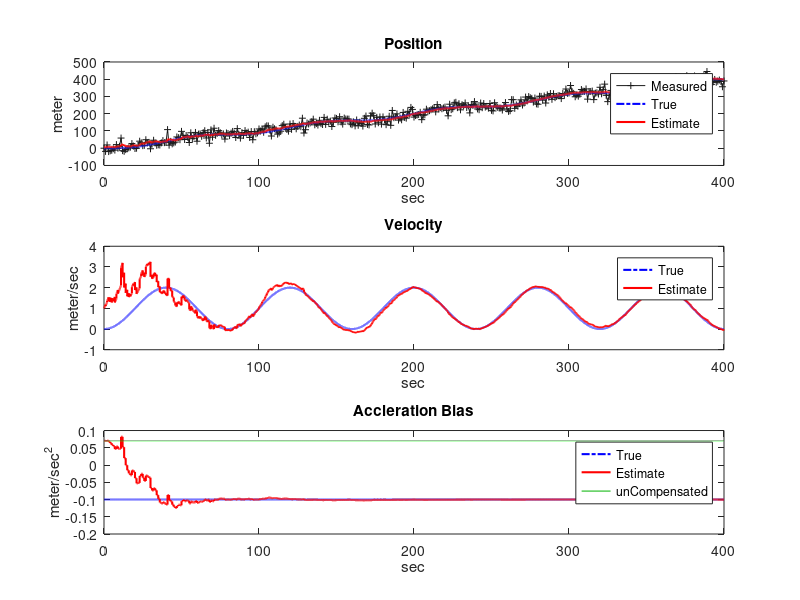
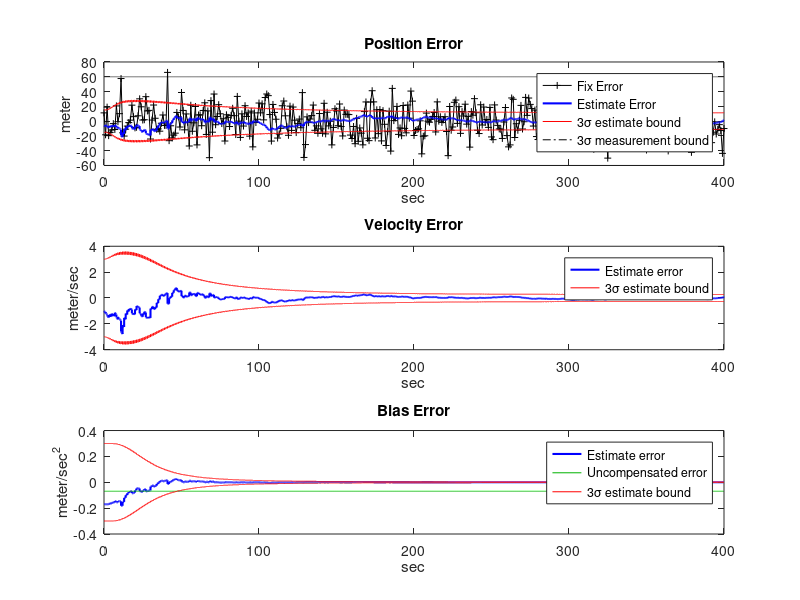
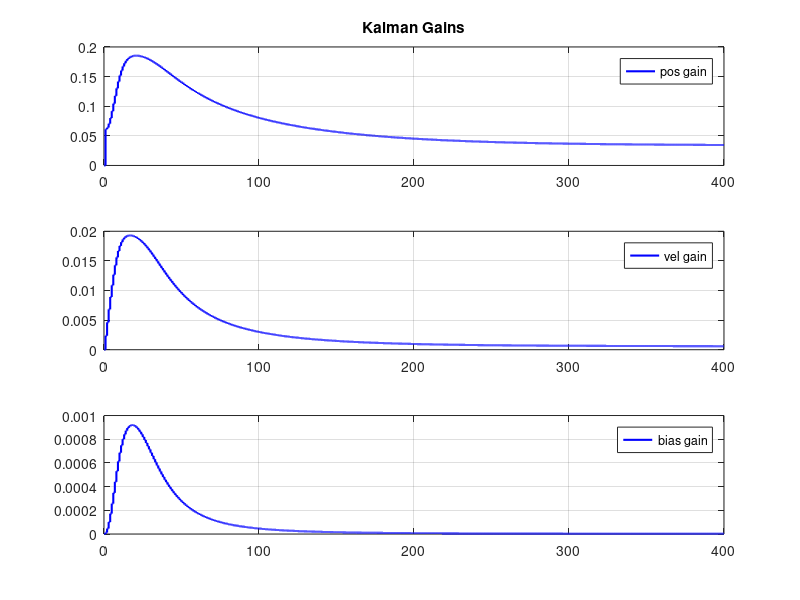

Source code (MATLAB) for these figures, in order:
clear;clc;close all

% 1D Position Estimate KF example
% v1 by Binh Bui, 5/16/2017
% Copyright (C) 2017 Binh Bui
% This program is for educational purpose only. 

% made some edits here 

% seed
%%rng(100)

% a bug is found!

%% run time
% duration of simulation (sec)
duration = 400;

% time step
dt = .01;
% time vector
t = 0:dt:duration;
n = length(t);

% measurement update interval
updateTime = 1;

%% Linear discrete model setup
A = [1 dt .5*dt^2; 
    0 1 dt; 
    0 0 1];
B = [.5*dt^2 dt 0]';
C = [ 1 0 -.5*dt^2];

%% set up noise parameters

% Noise specification
sigmaMeasureNoise = 20; % position measurement noise (meter)
sigmaAccelNoise = .1; % acceleration noise (m/sec^2)

% Noise Covariance Matrix
Q = B*sigmaAccelNoise^2*B';
% Measurement Error Matrix
R = sigmaMeasureNoise^2; 

% Initial Covariance Matrix
P = diag( [5 1 .1] ).^2

%% Problem initialization

% True States
xTrue = zeros(3,n);
xTrue(:,1) = [0;0;0];
yTrue = zeros(1,n);
yTrue(1) = C*xTrue(:,1);

% Estimated states
xHat = zeros(3,n);
% Initial estimate
xHat(:,1) = [6;1;0.07];
yHat = zeros(1,n);

% Uncorrected states
xUnbound = zeros(3,n);
xUnbound (:,1) = xHat(:,1);

% Accelerometer input vector;
omega = (2*pi)/(duration/5); % frequency of input (arbitrary)
uTrue = 1*sin(omega.*t)*omega; % clean input signal (arbitrary)
constantBias = .1; % bias of the accelerometer 
% add random noise and bias to the input
uNoisy = uTrue+sigmaAccelNoise*randn(1,n)+constantBias; % Noisy input

% Measurement Noise vector
MeasurementNoise = sigmaMeasureNoise*randn(1,n); % measurement noise
yMeasure = zeros(1,n);

% Predefined arrays to store measurements
yFix = []; yFix = [yFix 0];
yFixErr = [];yFixErr = [yFixErr MeasurementNoise(1)];
tFix = []; tFix = [tFix 0];

% std deviation vector initialization
sigma.pos = zeros(1,n);
sigma.pos(1) = sqrt(P(1,1));
sigma.vel = zeros(1,n);
sigma.vel(1) = sqrt(P(2,2));
sigma.bias = zeros(1,n);
sigma.bias(1) = sqrt(P(3,3));
% Error vectors vector initialization
error.pos = zeros(1,n);
error.pos(1) = xTrue(1) - xHat(1);
error.vel = zeros(1,n);
error.vel(1) = xTrue(2) - xHat(2);
error.bias = zeros(1,n);
error.bias(1) = xTrue(3) - xHat(3);

% gain vector initialization
gainStore = zeros(3,n); % store gain value

%% Run KF Simulation

for k =2:n
    % Truth model
    % Truth state propagation
    xTrue(:,k) = A*xTrue(:,k-1)+B*uTrue(k-1);
    % Truth measurement
    yTrue(:,k) = C*xTrue(:,k);
    
    % Estimated model
    % i) Estimated state propagation
    xHat(:,k) = A*xHat(:,k-1)+B*uNoisy(k-1);
    % ii) Estimate measurement
    yHat(k) = C*xHat(:,k);
    
    % Unbounded Propagation (for comparison purpose only)
    xUnbound(:,k) = A*xUnbound(:,k-1)+B*uNoisy(k-1);
    
    % iii) Covariance Propagation
    P = A*P*A' + Q;
    
    % Measurement + Noise
    yMeasure(k) = yTrue(k) + MeasurementNoise(k);
    
    % IF fix is available
    if mod((k-1)*dt,updateTime)==0 
        
        % Store fix data for later plotting
        tFix = [tFix t(k)];
        yFix = [yFix yMeasure(k)];
        yFixErr = [yFixErr MeasurementNoise(k)];
        
        % iv) Residual
        residual = yMeasure(k)-yHat(k);
        
        % v) Gain calculation
        K = P*C'*inv(C*P*C'+R);
        
        % vi) Covariance Update
        P =(eye(3)-K*C)*P;
        
        gainStore(:,k) = K;
        
        
        % vii) State estimate update
        xHat(:,k) = xHat(:,k)+K*residual;
        
    else 
        % no update to xhat
        gainStore(:,k) = gainStore(:,k-1);
    end

    % extract std dev from the diagonals of the Covariance matrix
    sigma.pos(k) = sqrt(P(1,1));
    sigma.vel(k) = sqrt(P(2,2));
    sigma.bias(k) = sqrt(P(3,3));
end
% calulate errors
error.pos = xTrue(1,:) - xHat(1,:);
error.vel = xTrue(2,:) - xHat(2,:);
error.bias = -constantBias.*ones(size(t)) - xHat(3,:);
%%
close all
figure(1)
subplot(3,1,1)
plot(tFix,yFix,'+-','color',[.1 .1 .1],'markersize',5); hold on
plot(t,xTrue(1,:),'b-.','linewidth',1.5); hold on
plot(t,xHat(1,:),'r','linewidth',1.5); hold on
title('Position')
xlabel('sec');ylabel('meter');
% plot(t,xUnbound(1,:),'color',[0 .7 0]) % uncompensated
legend('Measured','True','Estimate')

subplot(3,1,2)
plot(t,xTrue(2,:),'b-.','linewidth',1.5); hold on
plot(t,xHat(2,:),'r','linewidth',1.5); hold on
title('Velocity')
xlabel('sec');ylabel('meter/sec')
% plot(t,xUnbound(2,:),'color',[0 .7 0]) % uncompensated
legend('True','Estimate')

subplot(3,1,3)
plot(t,-constantBias.*ones(size(t)),'b-.','linewidth',1.5); hold on
plot(t,xHat(3,:),'r','linewidth',1.5); hold on
plot(t,xUnbound(3,:),'color',[0 .7 0])
title('Accleration Bias')
xlabel('sec');ylabel('meter/sec^2');
legend('True','Estimate','unCompensated')


figure(2)
subplot(3,1,1)
plot(tFix,yFixErr,'k+-','markersize',5); hold on
plot(t,error.pos,'b-','linewidth',1.5); hold on
% plot(t,xTrue(1,:)-xUnbound(1,:),'g')
plot(t,3*sigma.pos,'r'); hold on
plot(t,3*sigmaMeasureNoise*ones(1,n),'k-.')
plot(t,-3*sigma.pos,'r')
plot(t,-3*sigmaMeasureNoise*ones(1,n),'k-.')
title('Position Error')
xlabel('sec');ylabel('meter');
% legend('Fix Error','Estimate Error','unCompensated Error',...
%     '3\sigma estimate bound')
legend('Fix Error','Estimate Error',...
    '3\sigma estimate bound','3\sigma measurement bound')

% 
subplot(3,1,2)
plot(t,error.vel,'b-','linewidth',1.5); hold on
plot(t,3*sigma.vel,'r'); hold on
plot(t,-3*sigma.vel,'r')
title('Velocity Error')
xlabel('sec');ylabel('meter/sec');
legend('Estimate error','3\sigma estimate bound')


subplot(3,1,3)
plot(t,error.bias,'b-','linewidth',1.5); hold on
plot(t,xTrue(3,:)-xUnbound(3,:),'color',[0 .7 0])
plot(t,3*sigma.bias,'r'); hold on
plot(t,-3*sigma.bias,'r')
legend('Estimate error','Uncompensated error','3\sigma estimate bound')
title('Bias Error')
xlabel('sec');ylabel('meter/sec^2');
%%
% plot of Kalman Gain
figure(3)
subplot(3,1,1)
plot(t,gainStore(1,:),'b','linewidth',1.5); legend('pos gain');
title('Kalman Gains')
grid 
subplot(3,1,2)
plot(t,gainStore(2,:),'b','linewidth',1.5); legend('vel gain'); 
grid 
subplot(3,1,3)
plot(t,gainStore(3,:),'b','linewidth',1.5); legend('bias gain'); 
grid 
